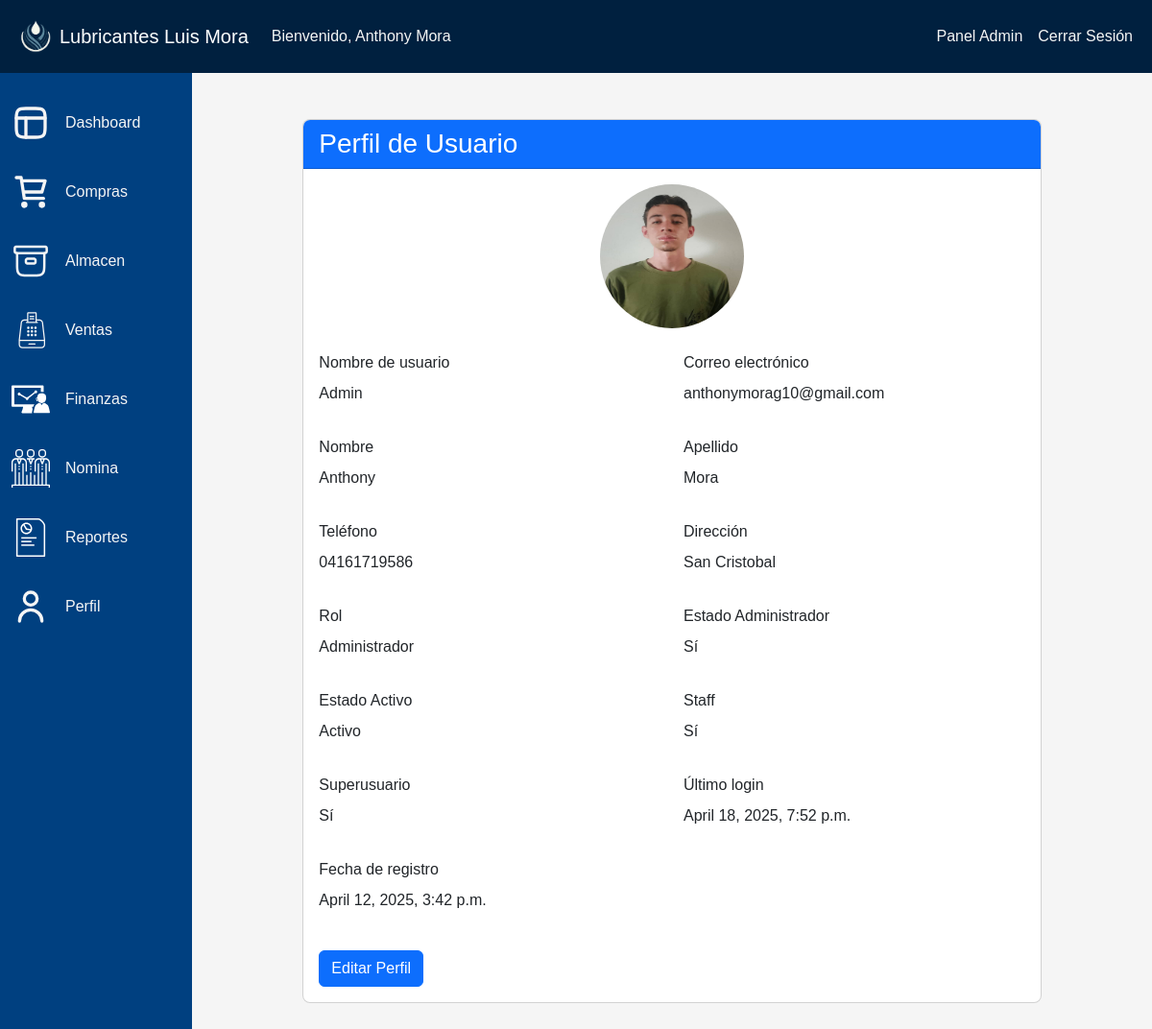
The app's page /perfil/ (signed in), older data.
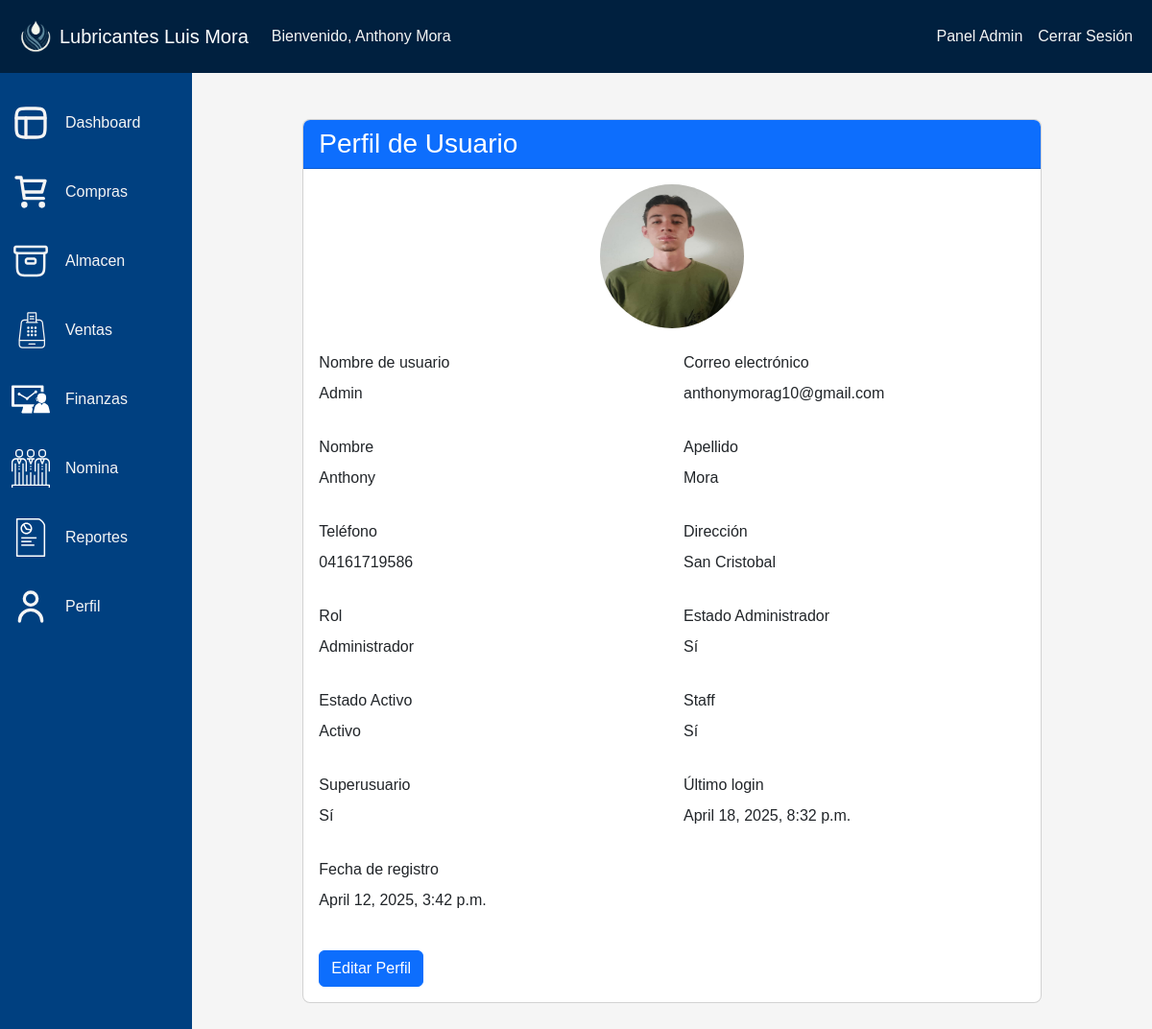
The same page, newer data.
### aplicacion/models.py (models this page shows, shortened)
class CustomUser(AbstractUser):
    ROLES = (
        ('admin', 'Administrador'),
        ('personal', 'Personal'),
        ("invitado", "Invitado"),
    )
    rol = models.CharField(max_length=20, choices=ROLES, default='cliente')
    telefono = models.CharField(max_length=20, blank=True, verbose_name="Teléfono")
    direccion = models.TextField(blank=True, verbose_name="Dirección")
    foto_perfil = models.ImageField(upload_to='perfiles/', blank=True, null=True, verbose_name="Foto de perfil")
    admin = models.BooleanField(default=False, verbose_name="¿Administrador?")
    class Meta:
        verbose_name = 'Usuario'
        verbose_name_plural = 'Usuarios'

### aplicacion/views.py (the view)
# urls.py: path('perfil/', profile, name='perfil'),
@login_required
def profile(request):
    if request.method == 'POST':
        form = UserUpdateForm(request.POST, request.FILES, instance=request.user)
        if form.is_valid():
            usuario_original = CustomUser.objects.get(pk=request.user.pk)
            foto_anterior_field = usuario_original.foto_perfil
            foto_anterior = os.path.join(
                settings.MEDIA_ROOT,
                'perfiles',
                os.path.basename(str(foto_anterior_field))
            )
            form.save()
            if 'foto_perfil' in request.FILES and foto_anterior and os.path.isfile(foto_anterior):
                try:
                    os.remove(foto_anterior)
                except Exception as e:
                    pass
            else:
                pass
            messages.success(request, 'Tu perfil ha sido actualizado correctamente!')
            return redirect('perfil')
        else:
            messages.error(request, 'Por favor corrige los errores en el formulario.')
    else:
        form = UserUpdateForm(instance=request.user)
    context = {
        'form': form,
        'user': request.user
    }
    return render(request, 'vistas/perfil.html', context)

### aplicacion/templates/vistas/perfil.html (shortened to what this page needs)
{% extends 'paneles/admin.html' %}
{% load static i18n %}
{% block dashboard %}
<div class="container mt-5">
    <div class="row justify-content-center">
        <div class="col-md-10">
            <div class="card">
                <div class="card-header bg-primary text-white">
                    <h3 class="mb-0">Perfil de Usuario</h3>
                </div>
                <div class="card-body">
                    <form id="profile-form" method="POST" action="{% url 'actualizar_perfil' %}" enctype="multipart/form-data">
                        <div class="text-center mb-4">
                            <img src="{% if user.foto_perfil %}{{ user.foto_perfil.url }}{% else %}{% static 'img/default-profile.png' %}{% endif %}"
                                 class="rounded-circle profile-image"
                                 alt="Foto de perfil"
                                 width="150"
                                 height="150"
                                 id="profile-picture">
                        </div>
                        <div class="view-mode">
                            <div class="row mb-3">
                                <div class="col-md-6">
                                    <label class="form-label">Nombre de usuario</label>
                                    <p id="username-view">{{ form.instance.username }}</p>
                                </div>
                                <div class="col-md-6">
                                    <label class="form-label">Correo electrónico</label>
                                    <p id="email-view">{{ form.instance.email }}</p>
                                </div>
                            </div>
                            <div class="row mb-3">
                                <div class="col-md-6">
                                    <label class="form-label">Nombre</label>
                                    <p id="first-name-view">{{ form.instance.first_name }}</p>
                                </div>
                                <div class="col-md-6">
                                    <label class="form-label">Apellido</label>
                                    <p id="last-name-view">{{ form.instance.last_name }}</p>
                                </div>
                            </div>
                            <div class="row mb-3">
                                <div class="col-md-6">
                                    <label class="form-label">Teléfono</label>
                                    <p id="telefono-view">{{ form.instance.telefono }}</p>
                                </div>
                                <div class="col-md-6">
                                    <label class="form-label">Dirección</label>
                                    <p id="direccion-view">{{ form.instance.direccion }}</p>
                                </div>
                            </div>
                            <div class="row mb-3">
                                <div class="col-md-6">
                                    <label class="form-label">Rol</label>
                                    <p id="rol-view">{{ form.instance.get_rol_display }}</p>
                                </div>
                                <div class="col-md-6">
                                    <label class="form-label">Estado Administrador</label>
                                    <p id="admin-view">
                                        {% if user.admin %}Sí{% else %}No{% endif %}
                                    </p>
                                </div>
                            </div>
                            <div class="row mb-3">
                                <div class="col-md-6">
                                    <label class="form-label">Estado Activo</label>
                                    <p id="is-active-view">
                                        {% if user.is_active %}Activo{% else %}Inactivo{% endif %}
                                    </p>
                                </div>
                                <div class="col-md-6">
                                    <label class="form-label">Staff</label>
                                    <p id="is-staff-view">
                                        {% if user.is_staff %}Sí{% else %}No{% endif %}
                                    </p>
                                </div>
                            </div>
                            <div class="row mb-3">
                                <div class="col-md-6">
                                    <label class="form-label">Superusuario</label>
                                    <p id="is-superuser-view">
                                        {% if user.is_superuser %}Sí{% else %}No{% endif %}
                                    </p>
                                </div>
                                <div class="col-md-6">
                                    <label class="form-label">Último login</label>
                                    <p id="last-login-view">
                                        {{ user.last_login|default:"Nunca" }}
                                    </p>
                                </div>
                            </div>
                            <div class="row mb-3">
                                <div class="col-md-6">
                                    <label class="form-label">Fecha de registro</label>
                                    <p class="view-mode" id="date-joined-view">
                                        {{ user.date_joined }}
                                    </p>
                                </div>
                            </div>
                        </div>
                        <div class="d-flex justify-content-between mt-4">
                            <button type="button" class="btn btn-primary" id="edit-btn">Editar Perfil</button>
                        </div>
                    </form>
                </div>
            </div>
        </div>
    </div>
</div>
<br><br>
{% endblock %}

### aplicacion/templates/paneles/admin.html (shortened to what this page needs)
{% extends 'base.html' %} {% load static %}
{% block extra_css %} <link rel="stylesheet" href="{% static 'css/styles_admin.css' %}" /> {% endblock %}
{% block content %}
    <main class="col-md-9 ms-sm-auto col-lg-10 px-md-4">
      {% block dashboard %} {% endblock %}
    </main>
{% endblock %}

### aplicacion/templates/base.html (shortened to what this page needs)
{% load static %}
<!DOCTYPE html>
<html lang="es">
  <head>
    <link rel="stylesheet" href="{% static 'css/bootstrap.min.css' %}" />
    <link href="{% static 'bootstrap-icons/bootstrap-icons.css' %}" rel="stylesheet">
    <link rel="stylesheet" href="{% static 'css/styles.css' %}" />
    {% block extra_css %} {% endblock %}
  </head>
  <body>
    <header class="ocult-header-in-login">
      <nav class="navbar navbar-expand-md navbar-dark bg-principal">
        <div class="container">
          <a class="navbar-brand" href="{% url 'inicio' %}">
            <img
              src="{% static 'img/Logo sin Fondo.png' %}"
              alt="Logo"
              width="100%"
              height="50"
            />
            <p>Lubricantes Luis Mora</p>
          </a>
          <div class="collapse navbar-collapse">
            <ul class="navbar-nav me-auto">
              {% if user.is_authenticated %}
              <li class="nav-item">
                <span class="nav-link singin-message"
                  >Bienvenido, {{ user.get_full_name }}</span
                >
              </li>
              {% endif %}
            </ul>
            <ul class="navbar-nav">
              {% if user.is_authenticated %} {% if user.admin or user.rol == 'admin' %}
                <li class="nav-item">
                    <a class="nav-link" href="/admin/" target="_blank"
                    >Panel Admin</a
                    >
                </li>
              {% endif %}
                <li class="nav-item">
                    <a class="nav-link" href="{% url 'logout' %}">Cerrar Sesión</a>
                </li>
              {% else %}
              <li class="nav-item">
                <a class="nav-link" href="{% url 'login' %}">Iniciar Sesión</a>
              </li>
              {% endif %}
            </ul>
          </div>
        </div>
      </nav>
    </header>
    <main class="">
      <div class="container-fluid">
        <div class="row max-size">
        <nav id="sidebar" class="col-md-3 col-lg-2 d-none d-md-block sidebar bg-subprincipal">
          <div class="position-sticky pt-3">
              <ul class="nav flex-column">
                {% if user.is_authenticated %}
                  <li class="nav-item d-flex flex-row mt-3 mb-3">
                      <a class="nav-link active" href="/dashboard/">
                          Dashboard
                      </a>
                  </li>
                  <li class="nav-item d-flex flex-row mt-3 mb-3">
                      <a class="nav-link" href="/compras/">
                          Compras
                      </a>
                  </li>
                  <li class="nav-item d-flex flex-row mt-3 mb-3">
                      <a class="nav-link" href="/inventario/">
                          Almacen
                      </a>
                  </li>
                  <li class="nav-item d-flex flex-row mt-3 mb-3">
                      <a class="nav-link" href="/ventas/">
                          Ventas
                      </a>
                  </li>
                  <li class="nav-item d-flex flex-row mt-3 mb-3">
                      <a class="nav-link" href="#">
                          Finanzas
                      </a>
                  </li>
                  <li class="nav-item d-flex flex-row mt-3 mb-3">
                      <a class="nav-link" href="/nomina/">
                          Nomina
                      </a>
                  </li>
                  <li class="nav-item d-flex flex-row mt-3 mb-3">
                      <a class="nav-link" href="#">
                          Reportes
                      </a>
                  </li>
                  <li class="nav-item d-flex flex-row mt-3 mb-3">
                      <a class="nav-link" href="/perfil/">
                          Perfil
                      </a>
                  </li>
                  {% endif %}
              </ul>
          </div>
        </nav>
        {% block content %} {% endblock %}
      </div>
    </div>
    </main>
  </body>
</html>

### aplicacion/static/css/styles.css (style rules this page uses)
* { margin: 0; padding: 0; box-sizing: border-box; }
body { background-color: #f5f5f5; color: #F5F5F5; font-family: 'NotoSansJP', sans-serif; font-size: 16px; line-height: 1.5; }
.bg-principal { background-color: #00203F; }
.bg-subprincipal { background-color: #004080; }
.nav-link { color: #f5f5f5; }
.ocult-header-in-login { position: fixed; top: 0; z-index: 999999; width: 100%; }
.navbar>.container { flex-direction: row; justify-content: space-around; margin: 0 0; max-width: 100%; }

### aplicacion/static/css/styles_admin.css (style rules this page uses)
.ocult-header-in-login { position: initial; }
.sidebar { min-height: 100%; }
.singin-message { display: inline; }
.card { border-radius: 0.5rem; overflow: hidden; }

Row changes from the older to the newer data that the page shows:
changed CustomUser "Anthony Mora": last_login "April 18, 2025, 7:52 p.m." → "April 18, 2025, 8:32 p.m."
